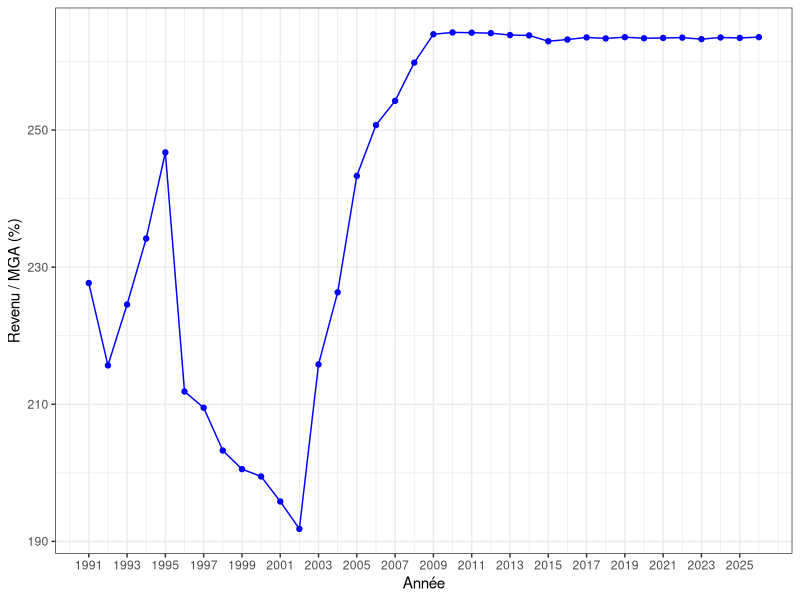
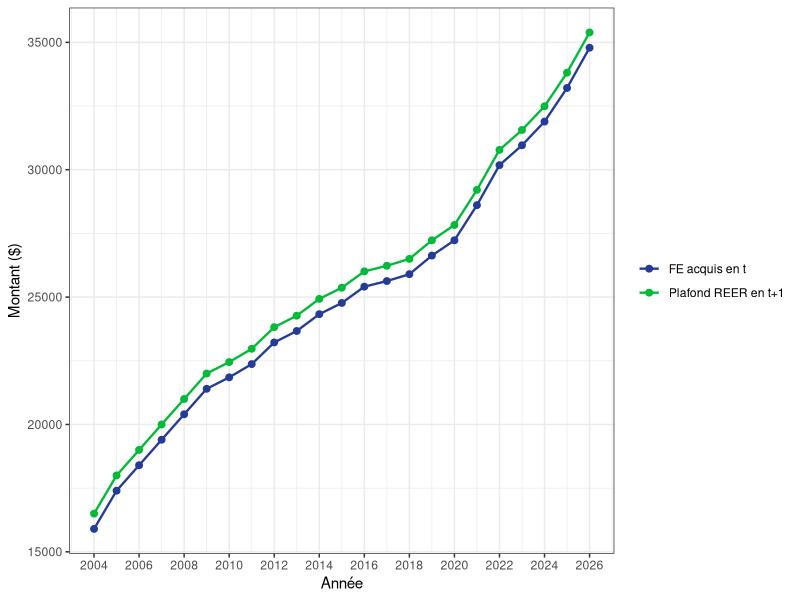

Recreate these plots in R, in order.
## ---- chunk 1
#| code-fold: true
#| echo: true
#| message: false
#| warning: false

library(dplyr)
library(knitr)
library(kableExtra)

# Source : ARC, « MP, DB, RRSP, DPSP limits, YMPE and the YAMPE ».
# Le revenu théorique est calculé à partir du plafond CD de l'année courante.
df <- tibble::tribble(
  ~Année, ~`Plafond RPA CD`, ~`Plafond REER`, ~MGA,
  1991, 12500, 11500, 30500,
  1992, 12500, 12500, 32200,
  1993, 13500, 12500, 33400,
  1994, 14500, 13500, 34400,
  1995, 15500, 14500, 34900,
  1996, 13500, 13500, 35400,
  1997, 13500, 13500, 35800,
  1998, 13500, 13500, 36900,
  1999, 13500, 13500, 37400,
  2000, 13500, 13500, 37600,
  2001, 13500, 13500, 38300,
  2002, 13500, 13500, 39100,
  2003, 15500, 14500, 39900,
  2004, 16500, 15500, 40500,
  2005, 18000, 16500, 41100,
  2006, 19000, 18000, 42100,
  2007, 20000, 19000, 43700,
  2008, 21000, 20000, 44900,
  2009, 22000, 21000, 46300,
  2010, 22450, 22000, 47200,
  2011, 22970, 22450, 48300,
  2012, 23820, 22970, 50100,
  2013, 24270, 23820, 51100,
  2014, 24930, 24270, 52500,
  2015, 25370, 24930, 53600,
  2016, 26010, 25370, 54900,
  2017, 26230, 26010, 55300,
  2018, 26500, 26230, 55900,
  2019, 27230, 26500, 57400,
  2020, 27830, 27230, 58700,
  2021, 29210, 27830, 61600,
  2022, 30780, 29210, 64900,
  2023, 31560, 30780, 66600,
  2024, 32490, 31560, 68500,
  2025, 33810, 32490, 71300,
  2026, 35390, 33810, 74600
) %>%
  mutate(
    `Revenu théorique` = `Plafond RPA CD` / 0.18,
    `Revenu / MGA (%)` = 100 * `Revenu théorique` / MGA
  )

fmt_dollars <- function(x) paste0(format(round(x), big.mark = " ", scientific = FALSE, trim = TRUE), " $")

df %>%
  mutate(
    across(c(`Plafond RPA CD`, `Plafond REER`, MGA, `Revenu théorique`), fmt_dollars),
    `Revenu / MGA (%)` = sprintf("%.1f %%", `Revenu / MGA (%)`)
  ) %>%
  kbl(
    align = "c", booktabs = TRUE,
    col.names = c("Année", "Plafond RPA CD", "Plafond REER",
                  "MGA", "Revenu théorique (18 %)", "Revenu / MGA")
  ) %>%
  kable_styling(
    full_width = FALSE, position = "center",
    bootstrap_options = c("striped", "hover", "condensed")
  )
## ---- chunk 2
#| code-fold: true
#| echo: false
#| message: false
#| warning: false
#| fig-height: 4
#| fig-width: 9
#| fig-align: center

library(dplyr)
library(ggplot2)

df_plot <- df %>%
  mutate(
    ratio = `Revenu / MGA (%)`
  )

ggplot(df_plot, aes(x = Année, y = ratio)) +
  geom_line(color="blue") +
  geom_point(color="blue") +
  labs(
    x = "Année",
    y = "Revenu / MGA (%)"
  ) +
  scale_x_continuous(breaks = seq(1991, 2026, by = 2)) +
  theme_bw()

## ---- chunk 3
#| code-fold: true
#| echo: true
#| message: false
#| warning: false

library(dplyr)
library(tidyr)
library(knitr)
library(kableExtra)

# Table de mortalité fictive utilisée exclusivement à des fins pédagogiques.
# q(age) augmente avec l'âge; décès certain à 120 ans pour fermer la table.
q_fictif <- function(age) {
  ifelse(age >= 120, 1, pmin(0.999, 0.0006 * 1.105^(age - 30)))
}

valeur_rente_65 <- function(age, i) {
  if (age > 65) stop("Le tableau pédagogique suppose un âge initial inférieur ou égal à 65.")
  # Rente immédiate : premier versement à 66 ans si le rentier est vivant.
  ages_paiement <- 66:120
  delais <- ages_paiement - age
  q_parcourus <- q_fictif(age:119)
  surv_cumul <- c(1, cumprod(1 - q_parcourus))
  sum((1 + i)^(-delais) * surv_cumul[delais + 1L])
}

ages_ex <- c(25, 30, 35, 40, 45, 50, 55, 60)
taux_ex <- c(0.02, 0.04, 0.06)
tab_valeur <- tidyr::crossing(Âge = ages_ex, taux = taux_ex) %>%
  mutate(valeur = mapply(valeur_rente_65, Âge, taux),
         Taux = paste0(100 * taux, " %")) %>%
  select(Âge, Taux, valeur) %>%
  pivot_wider(names_from = Taux, values_from = valeur) %>%
  mutate(across(-Âge, ~ sprintf("%.2f", .x)))

kbl(tab_valeur, align = "c",
    col.names = c("Âge", "i = 2 %", "i = 4 %", "i = 6 %")) %>%
  kable_styling(full_width = FALSE, position = "center",
                bootstrap_options = c("striped", "hover"))
## ---- chunk 4
#| code-fold: true
#| echo: true
#| message: false
#| warning: false

CR <- 0.013 * 74600 + 0.02 * (85000 - 74600)
FE <- max(0, 9 * CR - 600)
comparison <- data.frame(
  `Taux d'intérêt` = c("2 %", "4 %", "6 %"),
  `Valeur illustrative` = vapply(c(.02, .04, .06),
    function(i) CR * valeur_rente_65(50, i), numeric(1)),
  check.names = FALSE
)
comparison %>%
  mutate(`Valeur illustrative` = sprintf("%.2f $", `Valeur illustrative`)) %>%
  kable(align = "cc") %>%
  kable_styling(full_width = FALSE, position = "center",
                bootstrap_options = c("striped", "hover"))
## ---- chunk 5
#| code-fold: true
#| echo: true
#| message: false
#| warning: false

library(dplyr)
library(knitr)
library(kableExtra)

# Plafond PD = plafond CD / 9, à partir des limites officielles ARC.
# Le FE théorique est calculé sur le plafond PD, sans les autres règles du régime.
df_pd <- tibble::tribble(
  ~Année, ~`Plafond PD`, ~REER,
  2004, 1833.33, 15500,
  2005, 2000.0, 16500,
  2006, 2111.11, 18000,
  2007, 2222.22, 19000,
  2008, 2333.33, 20000,
  2009, 2444.44, 21000,
  2010, 2494.44, 22000,
  2011, 2552.22, 22450,
  2012, 2646.67, 22970,
  2013, 2696.67, 23820,
  2014, 2770.0, 24270,
  2015, 2818.89, 24930,
  2016, 2890.0, 25370,
  2017, 2914.44, 26010,
  2018, 2944.44, 26230,
  2019, 3025.56, 26500,
  2020, 3092.22, 27230,
  2021, 3245.56, 27830,
  2022, 3420.0, 29210,
  2023, 3506.67, 30780,
  2024, 3610.0, 31560,
  2025, 3756.67, 32490,
  2026, 3932.22, 33810
) %>%
  mutate(
    `Revenu théorique` = `Plafond PD` / .02,
    `FE théorique` = 9 * `Plafond PD` - 600
  )

df_pd %>%
  mutate(across(-Année, ~ paste0(format(round(.x, 2),
                 big.mark = " ", decimal.mark = ",", trim = TRUE), " $"))) %>%
  kbl(align = "c", booktabs = TRUE,
      col.names = c("Année", "Plafond PD / an de service",
                    "Limite REER", "Revenu théorique (2 %)", "FE théorique")) %>%
  kable_styling(full_width = FALSE, position = "center",
                bootstrap_options = c("striped", "hover", "condensed"))
## ---- chunk 6
#| code-fold: true
#| echo: false
#| message: false
#| warning: false
#| fig-height: 4
#| fig-width: 9
#| fig-align: center

library(dplyr)
library(tidyr)
library(ggplot2)

# Le plafond REER de t+1 suit les limites CD de t dans la période récente.
# La limite REER 2027 (35 390 $) est déjà publiée par l'ARC.
df_plot <- df_pd %>%
  mutate(REER_suivant = dplyr::lead(REER, default = 35390)) %>%
  transmute(Année, FE_num = `FE théorique`, REER_num = REER_suivant) %>%
  pivot_longer(
    cols = c(FE_num, REER_num),
    names_to = "Série",
    values_to = "Montant"
  ) %>%
  mutate(
    Série = recode(
      Série,
      FE_num = "FE acquis en t",
      REER_num = "Plafond REER en t+1"
    )
  )

ggplot(df_plot, aes(x = Année, y = Montant, color = Série)) +
  geom_line(linewidth = 0.8) +
  geom_point(size = 2) +
  scale_x_continuous(breaks = seq(2004, 2026, by = 2)) +
  scale_color_manual(values = c("#243c96", "#00BA38")) +
  labs(
    x = "Année",
    y = "Montant ($)",
    color = NULL
  ) +
  theme_bw()
